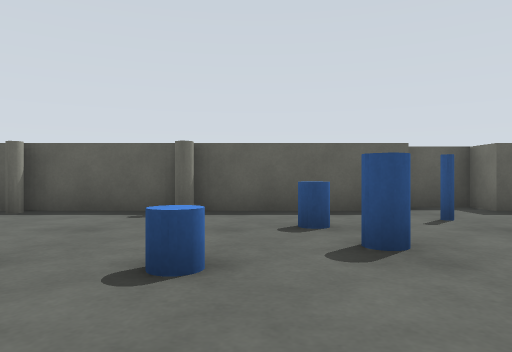
view 1 (above)

17 first-person views from a walk through a Gazebo world. The camera is 0.62 m above the floor, looks level and sees 70° across. The floor is counted in squares, 1 m on a side. Each view is taken from the middle of a square. On the plan, view 1 faces up. The plan holds only what a view shows up to about 10 squares ahead; the rest is blank. The place goes on beyond the plan.

view 2
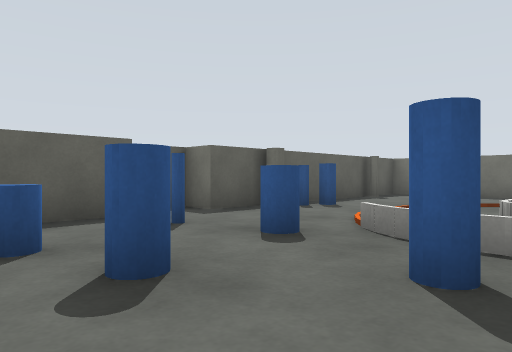

view 3
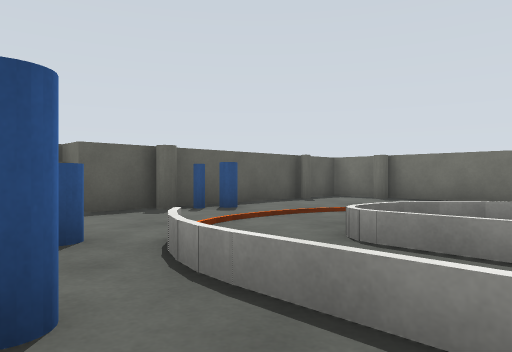

view 4
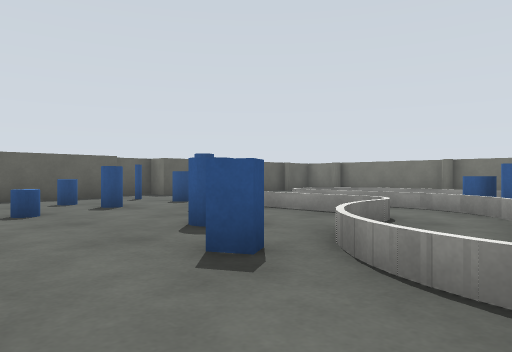

view 5
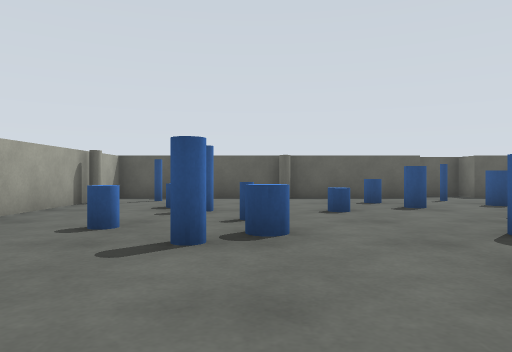

view 6
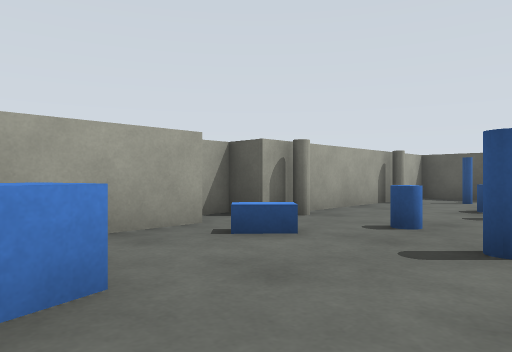

view 7
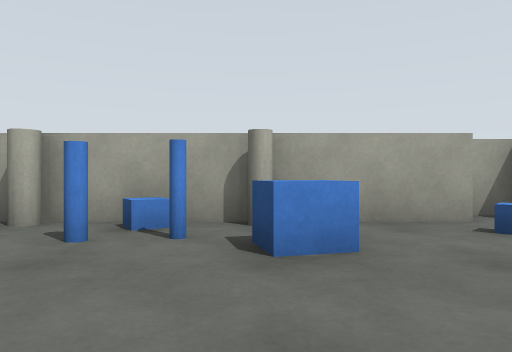

view 8
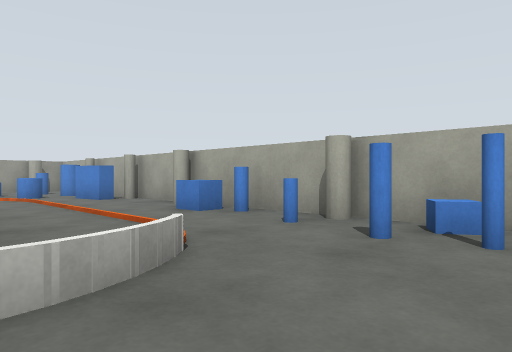

view 9
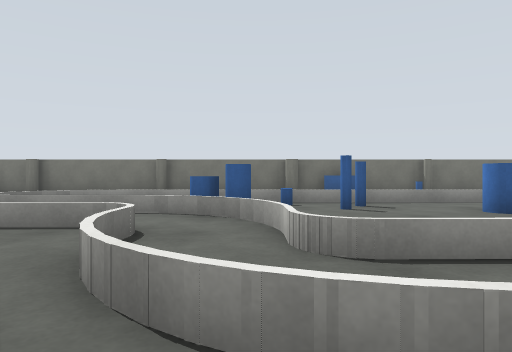

view 10
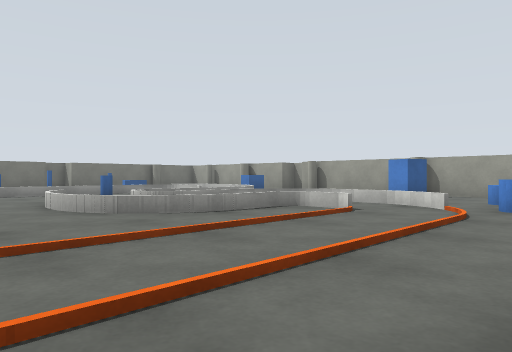

view 11
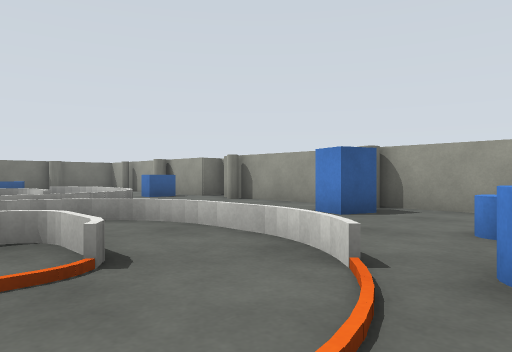

view 12
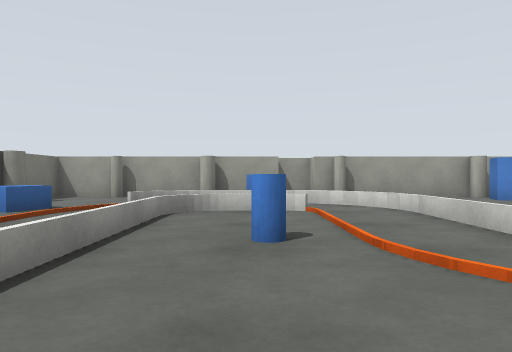

view 13
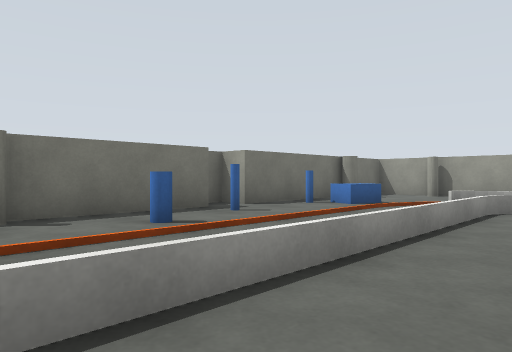

view 14
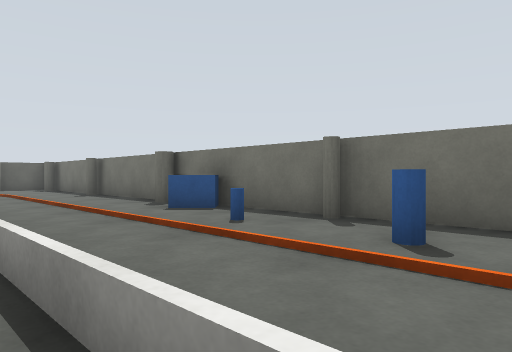

view 15
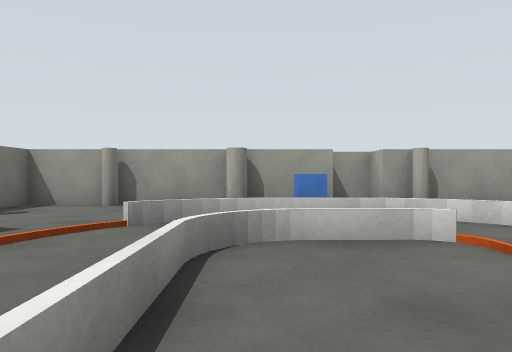

view 16
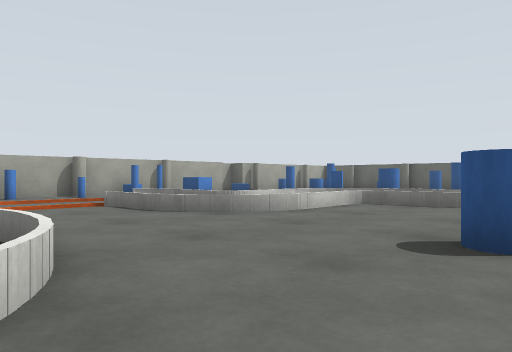

view 17
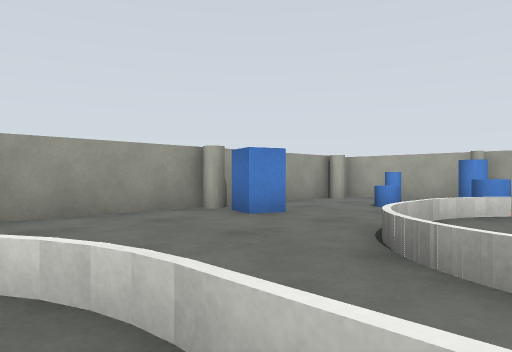

### Floor plan
Key: @ floor where view 1 was taken; # wall or solid block; x gap in a wall; . floor; = window, fence, low wall or low ledge; B grey box; P grey pole; C grey cylinder; L blue pole; U blue cylinder; E blue box; R orange box; O other object.
Columns run from 7 left of view 1 to 13 right of it. Each row starts with its distance up from view 1.
  7  ######### B#####
  6  #.P..C......UU..P
  5  #.L......L..C.....C
  4  P......U.U.OOO....#
  3  #.U....U..O...O ..#
  2  #..U.U..U.====    #
  1  P...U....=#=#=
  0 #B.U.U.@U.=#=#=
 -1 # E.U.....=#=#= ..
 -2  #.....E===#=UU ...
 -3  #.E...======U= ...#
 -4  CLE...=#=....U....C
 -5  #E....=#=...LL....#
 -6  #L.======....=...E#
 -7  CU.   x=...U.=....#
 -8  #..ROO=......=..U.#
 -9  #U...........=....P
-10  #E.....====..=....#
-11  C.....==##OR.==.U.#
-12  #.....=#==.O..=..L
-13  #.....=#==..U.=... #
-14  PE.RR==#==....=...BB
-15   E.Rx##===.O.==OEL#
-16  OUU#====.=xx=..RE.#
-17  #  U......=====...#
-18  #U...E....     ...C
-19   ....EE...B E   ..#
-20    ####C###C #C##P##
-21            ##

Where each view was taken, in squares from view 1:
view 1: 0 up, 0 right, facing up
view 2: 1 up, 0 right, facing up-right
view 3: 0 up, 2 right, facing up-right
view 4: 4 down, 2 left, facing up-right
view 5: 4 down, 2 left, facing up
view 6: 4 down, 2 left, facing up-left
view 7: 4 down, 1 left, facing left
view 8: 4 down, 1 left, facing down-left
view 9: 3 down, 1 left, facing right
view 10: 8 down, 5 left, facing down-right
view 11: 13 down, 4 left, facing down-right
view 12: 9 down, 6 right, facing down
view 13: 8 down, 6 right, facing down-right
view 14: 12 down, 7 right, facing up-right
view 15: 12 down, 7 right, facing down
view 16: 11 down, 6 right, facing up-left
view 17: 14 down, 4 right, facing down-left
